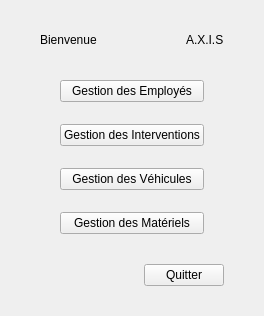
          <widget class="QWidget" name="PMenuEmpl">
           <layout class="QVBoxLayout" name="lay18">
            <property name="spacing">
             <number>10</number>
            </property>
            <property name="leftMargin">
             <number>40</number>
            </property>
            <property name="topMargin">
             <number>30</number>
            </property>
            <property name="rightMargin">
             <number>40</number>
            </property>
            <property name="bottomMargin">
             <number>30</number>
            </property>
            <item>
             <layout class="QHBoxLayout" name="lay9">
              <item>
               <widget class="QLabel" name="lblBienvenueEmpl">
                <property name="text">
                 <string>Bienvenue</string>
                </property>
                <property name="h1" stdset="0">
                 <bool>true</bool>
                </property>
               </widget>
              </item>
              <item>
               <spacer name="sp8">
                <property name="orientation">
                 <enum>Qt::Orientation::Horizontal</enum>
                </property>
                <property name="sizeHint" stdset="0">
                 <size>
                  <width>20</width>
                  <height>20</height>
                 </size>
                </property>
               </spacer>
              </item>
              <item>
               <widget class="QLabel" name="lblLogoMenuEmpl">
                <property name="text">
                 <string>A.X.I.S</string>
                </property>
                <property name="logo" stdset="0">
                 <bool>true</bool>
                </property>
               </widget>
              </item>
             </layout>
            </item>
            <item>
             <spacer name="sp10">
              <property name="orientation">
               <enum>Qt::Orientation::Vertical</enum>
              </property>
              <property name="sizeHint" stdset="0">
               <size>
                <width>20</width>
                <height>20</height>
               </size>
              </property>
             </spacer>
            </item>
            <item>
             <layout class="QHBoxLayout" name="lay14" stretch="1,3,1">
              <item>
               <spacer name="sp11">
                <property name="orientation">
                 <enum>Qt::Orientation::Horizontal</enum>
                </property>
                <property name="sizeHint" stdset="0">
                 <size>
                  <width>20</width>
                  <height>20</height>
                 </size>
                </property>
               </spacer>
              </item>
              <item>
               <layout class="QVBoxLayout" name="lay12">
                <property name="spacing">
                 <number>22</number>
                </property>
                <item>
                 <widget class="QPushButton" name="btnMenuEmpl">
                  <property name="text">
                   <string>Gestion des Employés</string>
                  </property>
                  <property name="menu" stdset="0">
                   <bool>true</bool>
                  </property>
                 </widget>
                </item>
                <item>
                 <widget class="QPushButton" name="btnMenuInterv">
                  <property name="text">
                   <string>Gestion des Interventions</string>
                  </property>
                  <property name="menu" stdset="0">
                   <bool>true</bool>
                  </property>
                 </widget>
                </item>
                <item>
                 <widget class="QPushButton" name="btnMenuVehicule">
                  <property name="text">
                   <string>Gestion des Véhicules</string>
                  </property>
                  <property name="menu" stdset="0">
                   <bool>true</bool>
                  </property>
                 </widget>
                </item>
                <item>
                 <widget class="QPushButton" name="btnMenuMateriel">
                  <property name="text">
                   <string>Gestion des Matériels</string>
                  </property>
                  <property name="menu" stdset="0">
                   <bool>true</bool>
                  </property>
                 </widget>
                </item>
               </layout>
              </item>
              <item>
               <spacer name="sp13">
                <property name="orientation">
                 <enum>Qt::Orientation::Horizontal</enum>
                </property>
                <property name="sizeHint" stdset="0">
                 <size>
                  <width>20</width>
                  <height>20</height>
                 </size>
                </property>
               </spacer>
              </item>
             </layout>
            </item>
            <item>
             <spacer name="sp15">
              <property name="orientation">
               <enum>Qt::Orientation::Vertical</enum>
              </property>
              <property name="sizeHint" stdset="0">
               <size>
                <width>20</width>
                <height>20</height>
               </size>
              </property>
             </spacer>
            </item>
            <item>
             <layout class="QHBoxLayout" name="lay17">
              <item>
               <widget class="QLabel" name="lblConnecteMenuEmpl">
                <property name="text">
                 <string/>
                </property>
                <property name="muted" stdset="0">
                 <bool>true</bool>
                </property>
               </widget>
              </item>
              <item>
               <spacer name="sp16">
                <property name="orientation">
                 <enum>Qt::Orientation::Horizontal</enum>
                </property>
                <property name="sizeHint" stdset="0">
                 <size>
                  <width>20</width>
                  <height>20</height>
                 </size>
                </property>
               </spacer>
              </item>
              <item>
               <widget class="QPushButton" name="btnQuitterMenuEmpl">
                <property name="text">
                 <string>Quitter</string>
                </property>
                <property name="menu" stdset="0">
                 <bool>true</bool>
                </property>
               </widget>
              </item>
             </layout>
            </item>
           </layout>
          </widget>
